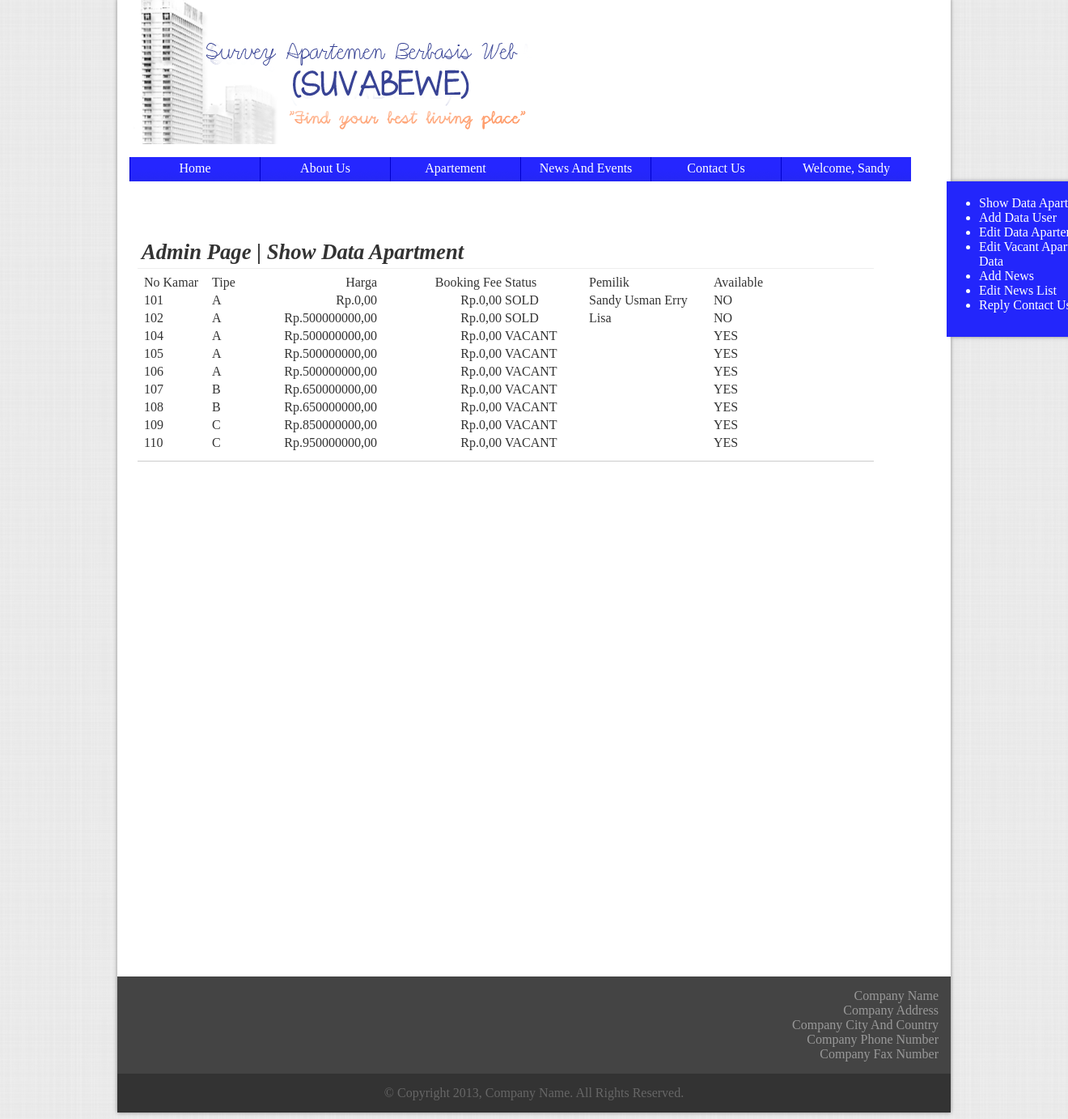
/file/admin.php (signed in), run on the app's committed database.
### tables this page shows
CREATE TABLE IF NOT EXISTS `apartemen` (
  `no_kamar` int(5) NOT NULL,
  `type_kamar` varchar(1) NOT NULL,
  `spec_kamar` text NOT NULL,
  `password` text NOT NULL,
  `nama_pemilik` text NOT NULL,
  `email` text NOT NULL,
  `available` tinyint(1) NOT NULL DEFAULT '1',
  `harga` int(20) NOT NULL,
  `booked` tinyint(1) NOT NULL DEFAULT '0',
  `booked_fee` int(20) NOT NULL,
  `booked_date` date NOT NULL,
  `tagihan_listrik` int(20) NOT NULL,
  `tagihan_air` int(20) NOT NULL,
  `gambar_tidur1` text NOT NULL,
  `gambar_tidur2` text NOT NULL,
  `gambar_tidur3` text NOT NULL,
  `gambar_makan` text NOT NULL,
  `gambar_dapur` text NOT NULL,
  `gambar_mandi` text NOT NULL,
  `gambar_tamu` text NOT NULL,
  `gambar_balkon` text NOT NULL,
  PRIMARY KEY (`no_kamar`)
);

### file/admin.php (the view, shortened to what this page needs)
<html>
	<head>
		<link rel="stylesheet" href="../css/templates.css" type="text/css" />
	</head>
	<body>
		<div class="wrapper" id="wrapper">
			<?php include_once ('header.php');?>
			<?php include_once('sidemenu.php');?>
			<div class="container confmargin" style="height:900px">
				<div class="section showapt">
					<div class="sectionheader bottomline">
						<b>Admin Page | Show Data Apartment</b>
					</div>
					<div class="sectioncontent ">
						<table>
							<form method="post">
								<tr>
									<td width="80px"> No Kamar </td>
									<td width="50px"> Tipe </td>
									<td width="150px" align='right'> Harga </td>
									<td width="150px" align='right'> Booking Fee </td>
									<td width="100px"> Status </td>
									<td width="150px"> Pemilik </td>
									<td width="100px"> Available </td>
									<td></td>
								</tr>
								<?php
									$pilihtabel=mysql_query("SELECT * FROM apartemen");
									while(($row=mysql_fetch_array($pilihtabel)))
									{
										$temp1=$row['available'];
										$temp2=$row['booked'];
										if ($row['no_kamar'] != 100)
										{
												echo
												"<tr>
												<td> " . $row['no_kamar'] . "</td>
												<td> " . $row['type_kamar'] . "</td>
												<td align='right'> Rp." . $row['harga'] . ",00</td>
												<td align='right'> Rp." . $row['booked_fee'] . ",00</td>
												<td>
												";
												if($temp1==0)
													echo "SOLD";
												else
													{
													if($temp2==0)
														echo "VACANT";
													else
														echo "BOOKED";
													}
												echo
												"
												</td>
												<td>" . $row['nama_pemilik'] . "</td>
												<td>" ;
												if($temp1==0)
													echo "NO";
												else
													echo "YES";
												echo "</td>
											</tr>
											";
										}
								}
							?>
							</form>
						</table>
					</div>
				</div>
			</div>
		</div>
	</body>
</html>
</html>

### css/templates.css (style rules this page uses)
body { background-image:url("../img/bg-body.png"); background-repeat:repeat; color:#333333; font-family:"Cambria"; font-size:16px; }
.wrapper { width:1000px; margin:-10px auto 0px auto; padding:0px 15px 0px 15px; background-color:#FFFFFF; box-shadow: 0px 0px 5px #888888; }
.footer { width:1020; margin:0px -15px 0px -15px; padding:5px; }
.subfooter1 { width:1000; margin-left:-5px; padding:15px; background-color:#444444; color:#999999; text-align:right; }
.subfooter2 { width:1000; margin:0px 0px -5px -5px; padding:15px; background-color:#333333; color:#666666; text-align:center; }
.container { width:980px; padding:10px; }
.section { border-bottom:solid thin #CCCCCC; float:left; padding:5px; }
.sectionheader { width:100%; padding:5px; height:30px; font-family:"Bodoni MT"; font-size:20pt; font-style:italic; margin-left:-5px; margin-top:-5px; }
.sectioncontent { width:100%; padding:5px; margin-left:-5px; color:#666666; }
.bottomline { border-bottom:solid thin #EEEEEE; }
.confmargin { margin-top:-135px; }
.showapt { width:900px; }

### data on the page
apartemen: no_kamar "101", type_kamar "A", harga "0", booked_fee "0", available "SOLD", nama_pemilik "Sandy Usman Erry"
apartemen: no_kamar "102", type_kamar "A", harga "500000000", booked_fee "0", available "SOLD", nama_pemilik "Lisa"
apartemen: no_kamar "104", type_kamar "A", harga "500000000", booked_fee "0", available "VACANT"
apartemen: no_kamar "105", type_kamar "A", harga "500000000", booked_fee "0", available "VACANT"
apartemen: no_kamar "106", type_kamar "A", harga "500000000", booked_fee "0", available "VACANT"
apartemen: no_kamar "107", type_kamar "B", harga "650000000", booked_fee "0", available "VACANT"
apartemen: no_kamar "108", type_kamar "B", harga "650000000", booked_fee "0", available "VACANT"
apartemen: no_kamar "109", type_kamar "C", harga "850000000", booked_fee "0", available "VACANT"
apartemen: no_kamar "110", type_kamar "C", harga "950000000", booked_fee "0", available "VACANT"

### other printed values
$nama[0] "Sandy"
